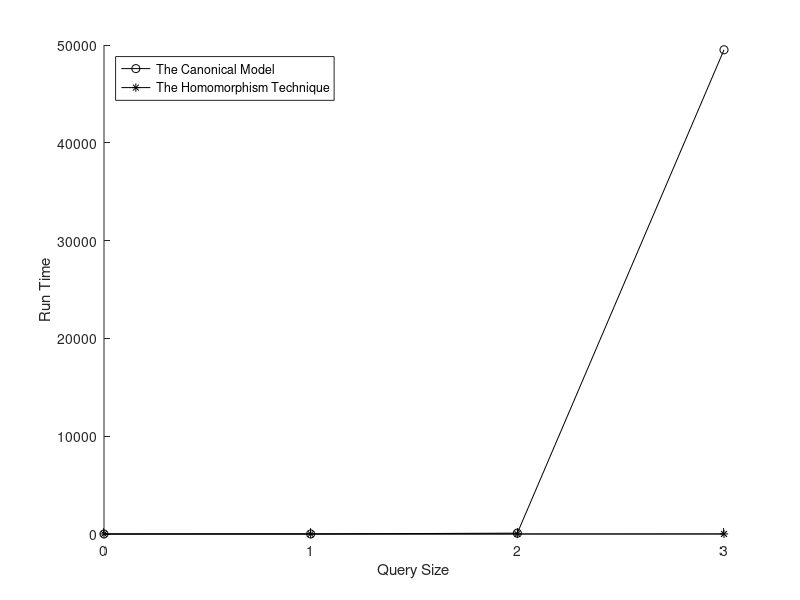

Here is the MATLAB script that generated this plot:
format long
A = [
	0	1.810800	1.190400;
	1	4.946000	2.224200;
	2	87.498700	4.377000;
	3	49508.931800	8.496900;
];

hold on
f = plot(A(:,1), A(:,2), 'k-o');
f = plot(A(:,1), A(:,3), 'k-*');
hold off
xlabel('Query Size')
ylabel('Run Time')
legend('The Canonical Model', 'The Homomorphism Technique', 'Location', 'northwest')
set(gca,'xtick',0:3)
set(gca,'xlim',[0,3])
saveas(f, '../img/DescendantBranchRank2Graph.png');
